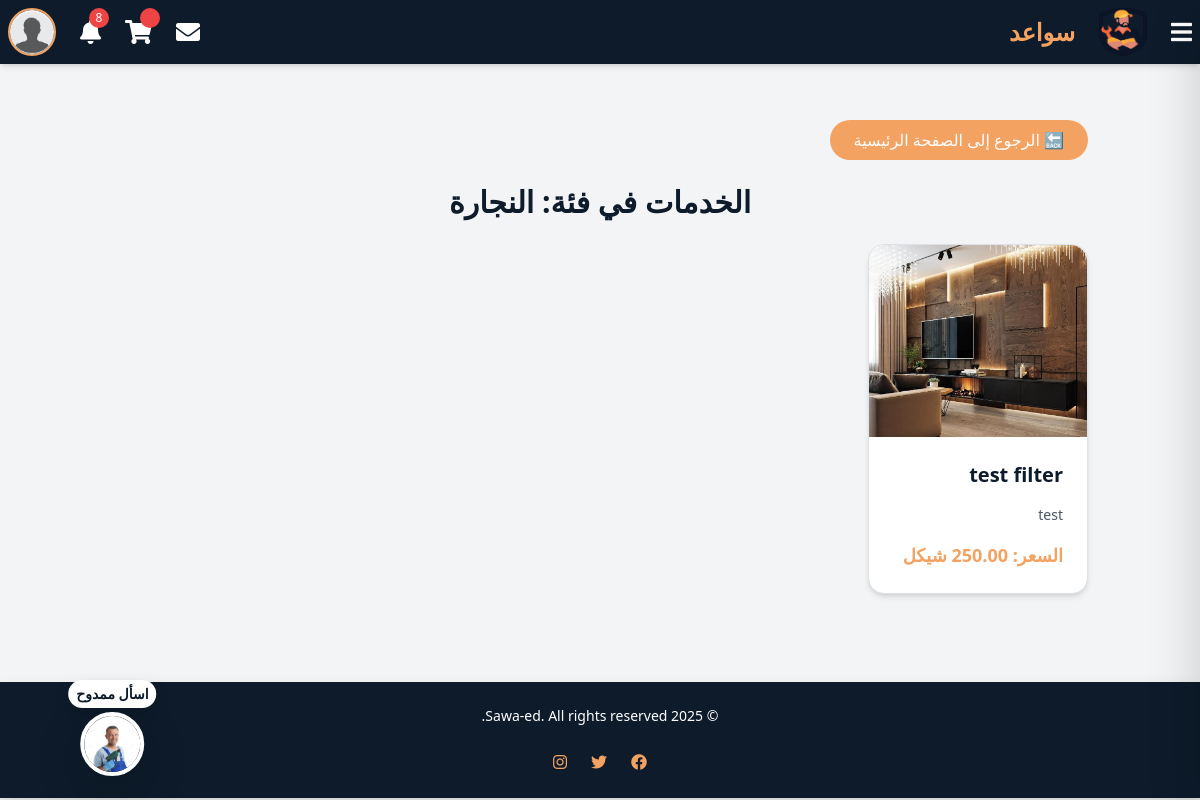
The page /services/type/النجارة/ (signed in) on the database its author committed.
### Sawaed_app/models.py (models this page shows, shortened)
class CustomUser(AbstractUser):
    class UserType(models.TextChoices):
        CLIENT = 'client', _('عميل')
        HANDYMAN = 'handyman', _('عامل يدوي') #the name in arabic will be edited later
    user_type = models.CharField(
        max_length=50,
        choices=UserType.choices,
        default=UserType.CLIENT
    )
    phone_regex = RegexValidator(
        regex=r'^\+?1?\d{9,15}$', #a validation on the phone number because its customed
        message="Phone number must be in the format: '+999999999'. Up to 15 digits allowed."
    )
    image = models.ImageField(upload_to='profile_pics/',default='default_profile.jpeg' ,null=True, blank=True)
    phone_number = models.CharField(validators=[phone_regex], max_length=15, unique=True, null=True, blank=True)
    email = models.EmailField(unique=True)
    bio = models.CharField(max_length=500, blank=True, null=True)
    experience = models.TextField(blank=True, null=True)
    field_of_expertise=models.TextField(blank=True, null=True)
    REQUIRED_FIELDS = ['email']
    USERNAME_FIELD = 'username'  # we could change it to email later in the project

class ServiceListing(models.Model):
    SERVICE_TYPES = [
        ('السباكة', 'السباكة'),
        ('النجارة', 'النجارة'),
        ('الطبخ', 'الطبخ'),
        ('التصوير', 'التصوير'),
        ('الكهرباء', 'الكهرباء'),
        ('التكييف والتبريد', 'التكييف والتبريد'),
        ('التنظيف', 'التنظيف'),
        ('الميكانيكا', 'الميكانيكا'),
        ('الدهان', 'الدهان'),
        ('الحدادة', 'الحدادة'),
        ('التمديدات الصحية', 'التمديدات الصحية'),
        ('البرمجة وتطوير المواقع', 'البرمجة وتطوير المواقع'),
        ('التصميم الجرافيكي', 'التصميم الجرافيكي'),
        ('الترجمة', 'الترجمة'),
        ('الكتابة والتحرير', 'الكتابة والتحرير'),
        ('خدمات أخرى', 'خدمات أخرى'),
    ]
    handyman = models.ForeignKey(
        settings.AUTH_USER_MODEL,
        on_delete=models.CASCADE,
        related_name='services'
    )
    name = models.CharField(max_length=255)
    description = models.TextField()
    price = models.DecimalField(max_digits=10, decimal_places=2)
    image = models.ImageField(upload_to='service_images/', null=True, blank=True)
    service_type = models.CharField(max_length=50, choices=SERVICE_TYPES, null=True, blank=True,default='خدمات أخرى')
    created_at = models.DateTimeField(auto_now_add=True)
    updated_at = models.DateTimeField(auto_now=True)

### Sawaed_app/views.py (the view)
# urls.py: path('services/type/<str:service_type>/', views.services_by_type, name='services_by_type'),
def services_by_type(request, service_type):
    services = ServiceListing.objects.filter(service_type=service_type)
    return render(request, 'service_by_type.html', {
        'services': services,
        'selected_type': service_type
    })

### Sawaed_app/context_processors.py (called while the page is built)
def notifications_processor(request):
    if request.user.is_authenticated:
        all_notifications = Notifications.objects.filter(recipient=request.user).order_by('-created_at')
        notifications = all_notifications[:10]
        unread_notifications_count =all_notifications.filter(is_read=False).count()
        return {
            'notifications': notifications,
            'unread_notifications_count': unread_notifications_count,
        }
    return {}

### Sawaed_app/templates/service_by_type.html
{% extends 'index.html' %}
{% load static %}
{% block content %}
<div class="container mx-auto px-4 py-6" dir="rtl">
  <div class="mb-4">
    <a href="{% url 'userhome' %}" class="inline-block bg-[#f4a261] text-white px-6 py-2 rounded-full font-medium hover:bg-[#e07b4c] transition duration-300">
      🔙 الرجوع إلى الصفحة الرئيسية
    </a>
  </div>
  <h1 class="text-3xl font-bold text-[#0d1b2a] mb-6 text-center">الخدمات في فئة: {{ selected_type }}</h1>
  {% if services %}
    <div class="grid grid-cols-1 sm:grid-cols-2 md:grid-cols-3 lg:grid-cols-4 gap-8">
      {% for service in services %}
      <a href="{% url 'service_detail' service.id service.handyman.id %}" class="block bg-white border border-gray-200 rounded-2xl shadow-md hover:shadow-xl transition duration-300 overflow-hidden hover:scale-105">
        {% if service.image %}
          <img src="{{ service.image.url }}" alt="{{ service.name }}" class="w-full h-48 object-cover rounded-t-2xl">
        {% else %}
          <img src="{% static 'images/placeholder.png' %}" alt="صورة الخدمة" class="w-full h-48 object-cover rounded-t-2xl">
        {% endif %}
        <div class="p-6 space-y-4">
          <h2 class="text-xl font-semibold text-[#0d1b2a]">{{ service.name }}</h2>
          <p class="text-gray-600 text-sm">{{ service.description|truncatechars:100 }}</p>
          <p class="text-[#f4a261] font-bold text-lg">السعر: {{ service.price }} شيكل</p>
        </div>
      </a>
      {% endfor %}
    </div>
  {% else %}
    <p class="text-gray-500 text-center text-lg">لا توجد خدمات حالياً في هذه الفئة.</p>
  {% endif %}
</div>
{% endblock %}

### Sawaed_app/templates/index.html (shortened to what this page needs)
  {% load static %}
  <!DOCTYPE html>
  <html lang="ar" dir="rtl">
  <head>
    <link href="https://cdnjs.cloudflare.com/ajax/libs/font-awesome/5.15.4/css/all.min.css" rel="stylesheet">
      <script src="https://cdn.tailwindcss.com"></script>
      <link rel="stylesheet" href="https://cdnjs.cloudflare.com/ajax/libs/bootstrap/5.1.3/css/bootstrap.min.css" />
      <link rel="stylesheet" href="{% static 'css/style.css' %}">
      <link href="https://cdnjs.cloudflare.com/ajax/libs/font-awesome/5.15.4/css/all.min.css" rel="stylesheet">
  </head>
  <body class="bg-gray-100">
      <nav class="bg-[#0d1b2a] shadow-md p-2 flex justify-between items-center text-white">
        <div class="flex items-center gap-6">
            <button onclick="toggleSidebar()" class="text-white text-2xl">
                <i class="fas fa-bars"></i>
            </button>
            <a href="{% url 'userhome' %}">
                <img class="w-12 h-12" src="{% static 'images/logo.png' %}" alt="Logo">
            </a>
            <a id="logo-anchor" href="{% url 'userhome' %}" class="text-2xl font-bold text-[#f4a261]">
                سواعد
            </a>
        </div>
        <div class="flex items-center gap-6">
            {% if user.is_authenticated %}
            <div class="relative">
              <a href="{% url 'inbox' %}" class="text-white hover:text-[#f4a261] transition">
                  <i class="fas fa-envelope text-2xl"></i>
              </a>
          </div>
            <div class="relative">
                <a href="{% url 'cart' %}" class="text-white hover:text-[#f4a261] transition">
                    <i class="fas fa-shopping-cart text-2xl"></i>
                    <span class="absolute -top-2 -right-2 bg-red-500 text-white text-xs rounded-full w-5 h-5 flex items-center justify-center">{{ cart_count }}</span>
                </a>
            </div>
            <div class="relative">
              <button id="notificationsButton" class="text-white hover:text-[#f4a261] transition relative">
                  <i class="fas fa-bell text-2xl"></i>
                  {% if unread_notifications_count > 0 %}
                  <span class="absolute -top-2 -right-2 bg-red-500 text-white text-xs rounded-full w-5 h-5 flex items-center justify-center">
                      {{ unread_notifications_count }}
                  </span>
                  {% endif %}
              </button>
            </div>
            <div class="relative">
                <img src="{{ user.image.url }}" alt="Profile" class="w-12 h-12 rounded-full border-2 border-[#f4a261] cursor-pointer"
                    onerror="this.onerror=null;this.src='{% static 'images/profile.png' %}'" id="userProfileImage">
            </div>
            {% endif %}
        </div>
    </nav>
<a href="{% url 'chat-ui' %}"
class="fixed bottom-6 left-6 transform translate-x-1/2 z-50 flex flex-col items-center space-y-1 text-sm font-semibold text-[#0d1b2a] hover:scale-105 transition-transform"
target="_blank" rel="noopener">
<span class="bg-white px-2 py-1 rounded-full shadow text-center">اسأل ممدوح</span>
<div class="w-16 h-16 rounded-full shadow-lg border-4 border-white overflow-hidden">
 <img src="{% static 'images/mamdouh.jpg' %}"
      alt="Chatbot Icon"
      class="w-full h-full object-cover">
</div>
</a>
      <main class="flex flex-col items-center justify-center p-8">
          {% block content %}{% endblock %}
      </main>
  <footer class="bg-[#0d1b2a] shadow p-4 text-white mt-8">
      <div class="flex flex-col items-center justify-center text-center">
          <div class="text-sm mb-4">
              <p>&copy; 2025 Sawa-ed. All rights reserved.</p>
          </div>
          <div class="flex items-center gap-4">
              <a href="https://www.facebook.com" target="_blank" class="text-[#f4a261] hover:text-[#e76f51]">
                  <i class="fab fa-facebook"></i>
              </a>
              <a href="https://www.twitter.com" target="_blank" class="text-[#f4a261] hover:text-[#e76f51]">
                  <i class="fab fa-twitter"></i>
              </a>
              <a href="https://www.instagram.com" target="_blank" class="text-[#f4a261] hover:text-[#e76f51]">
                  <i class="fab fa-instagram"></i>
              </a>
          </div>
      </div>
  </footer>
  </body>
  </html>

### Sawaed_app/static/css/style.css (style rules this page uses)
a { text-decoration: none; color: #0d1b2a; text-decoration: none; transition: 0.4s ease; }
#logo-anchor { color: #f4a261; }

### rows shown on the page
CustomUser: image (placeholder picture)
ServiceListing: service_type "النجارة", image (picture), name "test filter", description "test"

### other values the page prints
{{ unread_notifications_count }} "8"
